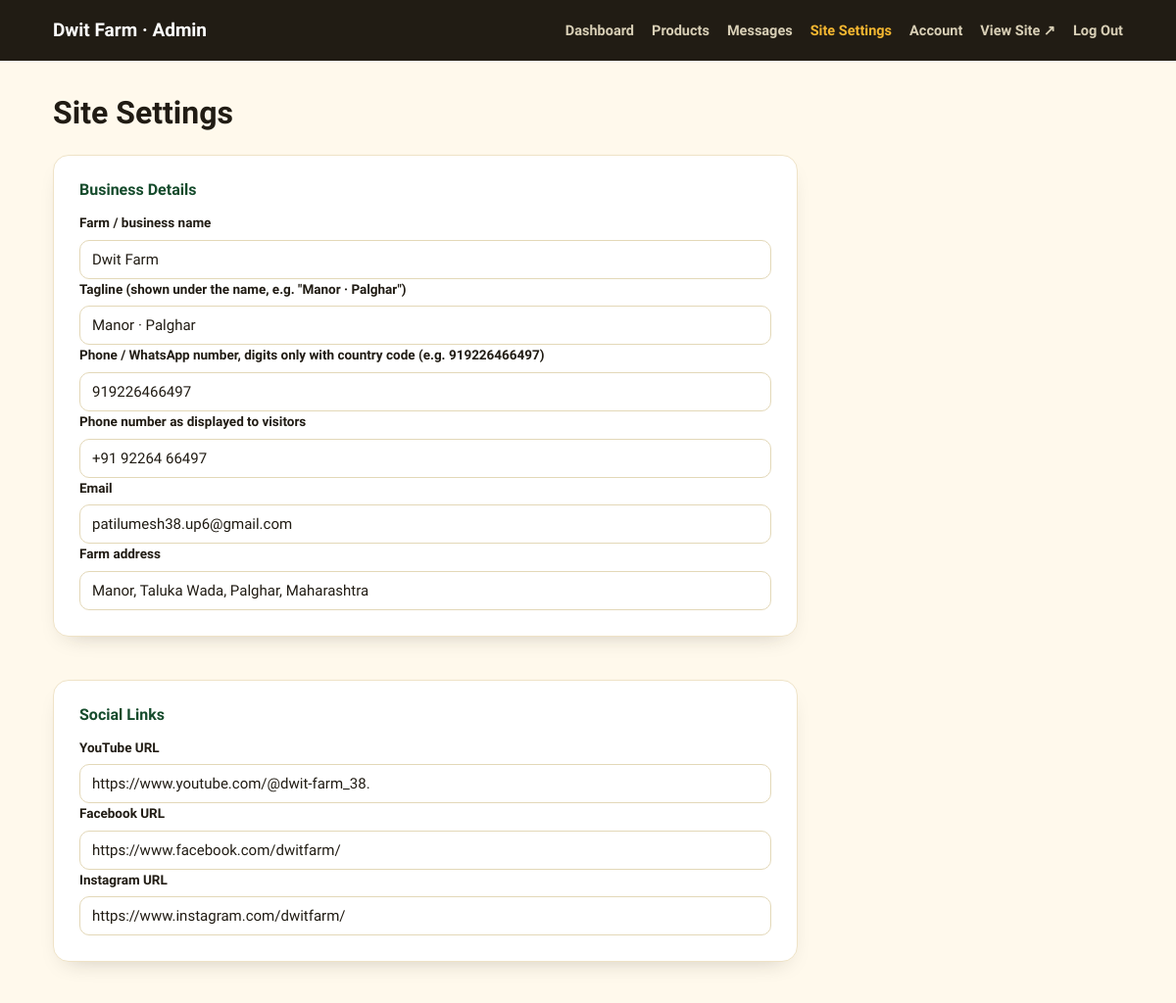
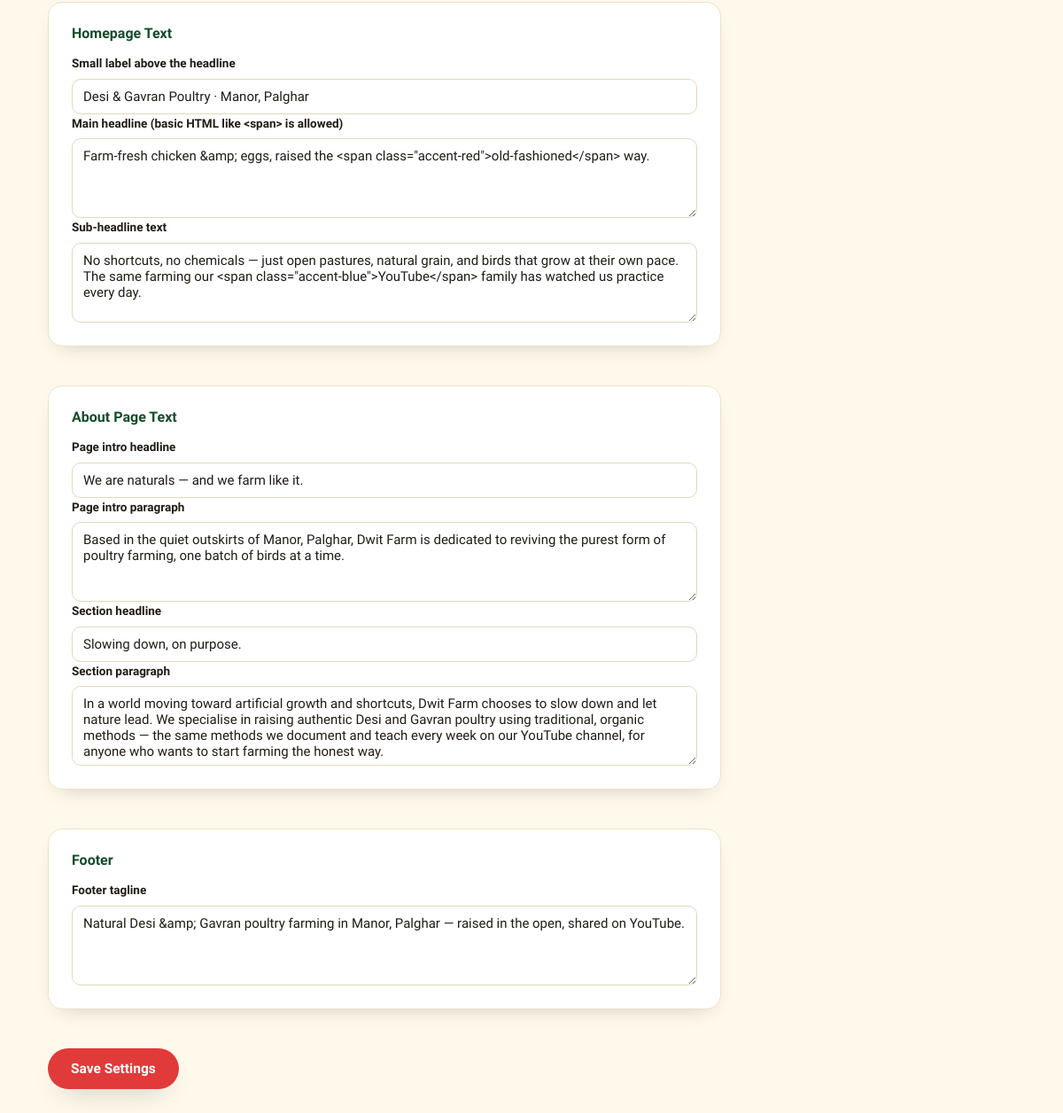
Page /admin/settings (signed in) on the committed database (2 pictures, top to bottom).
### models.py (models this page shows)
class Setting(db.Model):
    key = db.Column(db.String(80), primary_key=True)
    value = db.Column(db.Text, default="")

### app.py (the view, shortened to what this page needs)
    @app.route("/admin/settings", methods=["GET", "POST"])
    @login_required
    def admin_settings():
        return render_template("admin/settings.html", settings=get_settings(), active="settings")

### app.py (called while the page is built)
def get_settings():
    return {s.key: s.value for s in Setting.query.all()}

def login_required(view):
    @wraps(view)
    def wrapped(*args, **kwargs):
        if not session.get("admin_id"):
            flash("Please log in to continue.", "error")
            return redirect(url_for("admin_login", next=request.path))
        return view(*args, **kwargs)
    return wrapped

### templates/admin/settings.html (shortened to what this page needs)
{% extends "admin/base.html" %}
{% block content %}
<h1 style="margin-bottom:24px;">Site Settings</h1>
<form method="POST" class="admin-form" style="max-width:760px;">
  <div class="admin-card settings-section">
    <h3>Business Details</h3>
    <label>Farm / business name <input type="text" name="site_name" value="{{ settings.site_name }}"></label>
    <label>Tagline (shown under the name, e.g. "Manor · Palghar") <input type="text" name="tagline" value="{{ settings.tagline }}"></label>
    <label>Phone / WhatsApp number, digits only with country code (e.g. 919226466497)
      <input type="text" name="phone_e164" value="{{ settings.phone_e164 }}">
    </label>
    <label>Phone number as displayed to visitors <input type="text" name="phone_display" value="{{ settings.phone_display }}"></label>
    <label>Email <input type="text" name="email" value="{{ settings.email }}"></label>
    <label>Farm address <input type="text" name="address" value="{{ settings.address }}"></label>
  </div>
  <div class="admin-card settings-section">
    <h3>Social Links</h3>
    <label>YouTube URL <input type="text" name="youtube_url" value="{{ settings.youtube_url }}"></label>
    <label>Facebook URL <input type="text" name="facebook_url" value="{{ settings.facebook_url }}"></label>
    <label>Instagram URL <input type="text" name="instagram_url" value="{{ settings.instagram_url }}"></label>
  </div>
  <div class="admin-card settings-section">
    <h3>Homepage Text</h3>
    <label>Small label above the headline <input type="text" name="hero_eyebrow" value="{{ settings.hero_eyebrow }}"></label>
    <label>Main headline (basic HTML like &lt;span&gt; is allowed) <textarea name="hero_title">{{ settings.hero_title }}</textarea></label>
    <label>Sub-headline text <textarea name="hero_lede">{{ settings.hero_lede }}</textarea></label>
  </div>
  <div class="admin-card settings-section">
    <h3>About Page Text</h3>
    <label>Page intro headline <input type="text" name="about_intro_title" value="{{ settings.about_intro_title }}"></label>
    <label>Page intro paragraph <textarea name="about_intro_text">{{ settings.about_intro_text }}</textarea></label>
    <label>Section headline <input type="text" name="about_body_title" value="{{ settings.about_body_title }}"></label>
    <label>Section paragraph <textarea name="about_body_text">{{ settings.about_body_text }}</textarea></label>
  </div>
  <div class="admin-card settings-section">
    <h3>Footer</h3>
    <label>Footer tagline <textarea name="footer_tagline">{{ settings.footer_tagline }}</textarea></label>
  </div>
  <button type="submit" class="btn btn-red" style="border:none;cursor:pointer;align-self:flex-start;">Save Settings</button>
</form>
{% endblock %}

### templates/admin/base.html (shortened to what this page needs)
<!DOCTYPE html>
<html lang="en">
<head>
<link rel="stylesheet" href="{{ url_for('static', filename='css/styles.css') }}">
</head>
<body class="admin-shell">
{% if session.get('admin_id') %}
<div class="admin-topbar">
  <div class="container">
    <span class="brand-mini">{{ settings.site_name }} · Admin</span>
    <nav class="admin-nav">
      <a href="{{ url_for('admin_dashboard') }}" class="{{ 'active' if active=='dashboard' else '' }}">Dashboard</a>
      <a href="{{ url_for('admin_products') }}" class="{{ 'active' if active=='products' else '' }}">Products</a>
      <a href="{{ url_for('admin_messages') }}" class="{{ 'active' if active=='messages' else '' }}">Messages</a>
      <a href="{{ url_for('admin_settings') }}" class="{{ 'active' if active=='settings' else '' }}">Site Settings</a>
      <a href="{{ url_for('admin_account') }}" class="{{ 'active' if active=='account' else '' }}">Account</a>
      <a href="{{ url_for('index') }}" target="_blank">View Site ↗</a>
      <a href="{{ url_for('admin_logout') }}">Log Out</a>
    </nav>
  </div>
</div>
{% endif %}
<div class="admin-main">
  <div class="container">
    {% block content %}{% endblock %}
  </div>
</div>
</body>
</html>

### static/css/styles.css (style rules this page uses)
:root { --cream: #FFF9EC; --cream-deep: #FFF1D6; --paper: #FFFFFF; --ink: #211C14; --ink-soft: #5B5346; --red: #E13A3A; --red-dark: #B8262A; --blue: #2C7DC9; --blue-dark: #1E5E9C; --yellow: #F4B731; --yellow-dark: #C98E11; --green: #1F6B3F; --green-dark: #154B2C; --green-mist: #E7F3E6; --radius-lg: 26px; --radius-md: 16px; --radius-sm: 10px; --shadow-soft: 0 14px 30px -16px rgba(33,28,20,0.35); --shadow-card: 0 10px 24px -14px rgba(33,28,20,0.28); }
* { box-sizing:border-box; }
html { scroll-behavior:smooth; }
body { margin:0; background:var(--cream); color:var(--ink); font-family:"Work Sans", "Noto Sans Devanagari", sans-serif; font-size:16px; line-height:1.6; -webkit-font-smoothing:antialiased; }
a { color:inherit;text-decoration:none; }
h1,h2,h3,h4 { font-family:"Baloo 2","Work Sans",sans-serif; margin:0 0 .4em; line-height:1.12; color:var(--ink); }
.container { width:100%; max-width:1140px; margin:0 auto; padding:0 24px; }
.btn { display:inline-flex; align-items:center; gap:9px; font-family:"Work Sans",sans-serif; font-weight:700; font-size:15.5px; padding:14px 26px; border-radius:999px; border:2px solid transparent; cursor:pointer; transition:transform .15s ease, box-shadow .15s ease, background .15s ease; white-space:nowrap; }
.btn-red { background:var(--red);color:#fff;box-shadow:var(--shadow-soft); }
.admin-shell { min-height:100vh;background:var(--cream); }
.admin-topbar { background:var(--ink);color:#fff;padding:16px 0; }
.admin-topbar .container { display:flex;align-items:center;justify-content:space-between;flex-wrap:wrap;gap:12px; }
.admin-topbar a { color:#EFE6C8; }
.admin-topbar .brand-mini { font-family:"Baloo 2";font-weight:800;font-size:19px;color:#fff; }
.admin-nav { display:flex;gap:18px;flex-wrap:wrap;font-size:14.5px;font-weight:600; }
.admin-nav a { color:#D8CFB6; }
.admin-nav a.active,.admin-nav a:hover { color:var(--yellow); }
.admin-main { padding:36px 0 60px; }
.admin-card { background:var(--paper);border:1px solid #EFE3C7;border-radius:var(--radius-md); padding:26px;box-shadow:var(--shadow-card);margin-bottom:24px; }
.admin-form { display:flex;flex-direction:column;gap:16px;max-width:640px; }
.admin-form label { display:flex;flex-direction:column;gap:6px;font-size:13.5px;font-weight:600;color:var(--ink); }
.admin-form input[type="text"],.admin-form input[type="password"], .admin-form input[type="number"],.admin-form input[type="color"], .admin-form textarea,.admin-form select { font-family:"Work Sans",sans-serif;font-size:15px;padding:10px 12px; border-radius:var(--radius-sm);border:1px solid #E3D8B8;background:#fff;color:var(--ink); }
.admin-form textarea { min-height:90px; }
.settings-section { margin-bottom:28px; }
.settings-section h3 { margin-bottom:14px;font-size:16px;color:var(--green-dark); }

### rows in the picture
Setting: site_name "Dwit Farm"
Setting: tagline "Manor · Palghar"
Setting: phone_e164 "919226466497"
Setting: phone_display "+91 92264 66497"
Setting: email "patilumesh38.up6@gmail.com"
Setting: address "Manor, Taluka Wada, Palghar, Maharashtra"
Setting: youtube_url "https://www.youtube.com/@dwit-farm_38."
Setting: facebook_url "https://www.facebook.com/dwitfarm/"
Setting: instagram_url "https://www.instagram.com/dwitfarm/"
Setting: hero_eyebrow "Desi & Gavran Poultry · Manor, Palghar"
Setting: hero_title "Farm-fresh chicken &amp; eggs, raised the <span class=\"accent-red\">old-fashioned</span> way."
Setting: hero_lede "No shortcuts, no chemicals — just open pastures, natural grain, and birds that grow at their own pace. The same farming our <span class=\"accent-blue\">YouTube</span> family has watched us practice every day."
Setting: about_intro_title "We are naturals — and we farm like it."
Setting: about_intro_text "Based in the quiet outskirts of Manor, Palghar, Dwit Farm is dedicated to reviving the purest form of poultry farming, one batch of birds at a time."
Setting: about_body_title "Slowing down, on purpose."
Setting: about_body_text "In a world moving toward artificial growth and shortcuts, Dwit Farm chooses to slow down and let nature lead. We specialise in raising authentic Desi and Gavran poultry using traditional, organic methods — the same methods we document and teach every week on our YouTube channel, for anyone who wants to start farming the honest way."
Setting: footer_tagline "Natural Desi &amp; Gavran poultry farming in Manor, Palghar — raised in the open, shared on YouTube."
